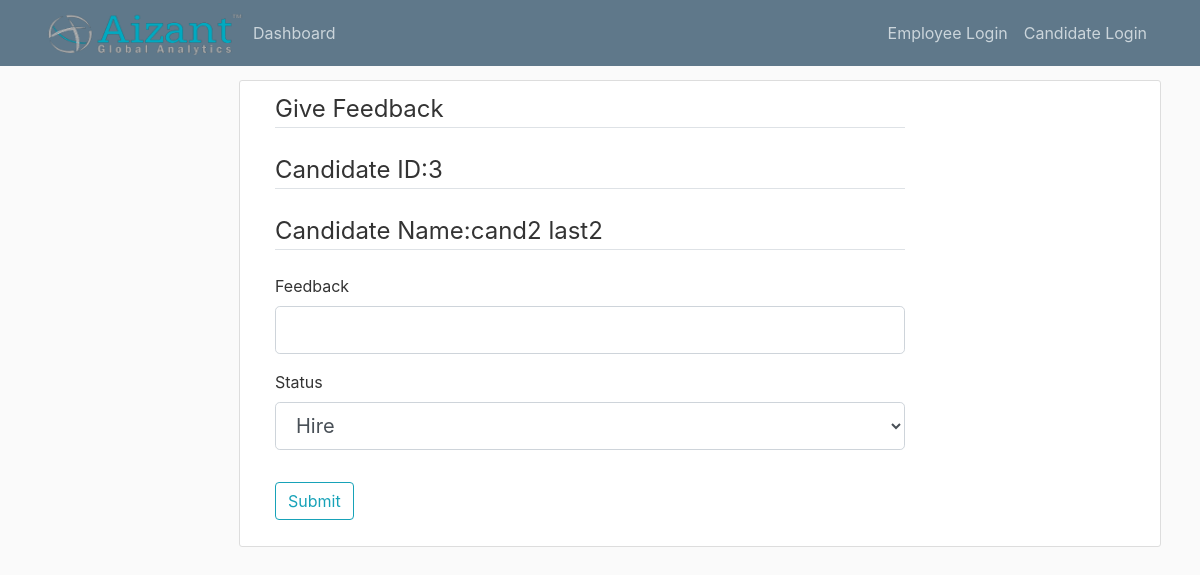
Page /manager_feedback/3 on the committed database.
### app/models.py (models this page shows, shortened)
class Candidate(db.Model):
    id = db.Column(db.Integer, primary_key=True)
    first_name = db.Column(db.String(30))
    last_name = db.Column(db.String(30))
    contact_number = db.Column(db.String(10))
    email = db.Column(db.String(200), unique=True)
    password = db.Column(db.String(260))
    pan_card = db.Column(db.String(10))
    current_location = db.Column(db.String(200))
    candidate_compensation = db.relationship('CandidateCompensation', backref='candidate', uselist=False)  # one to
    candidate_professions = db.relationship('CandidateProfession', backref='candidate')  # one to many with candidate
    candidate_educations = db.relationship('CandidateEducation', backref='candidate')  # one to many w education
    applications = db.relationship('Application', backref='candidate')

### app/routes.py (the view, shortened to what this page needs)
@app.route('/manager_feedback/<int:application_id>', methods=['GET', 'POST'])
def manager_feedback(application_id):
    form = ManagerFeedbackForm()
    cur_application = Application.query.get_or_404(application_id)
    candidate = Candidate.query.get_or_404(cur_application.candidate_id)
    if request.method == 'GET':
        return render_template('manager_feedback.html', cur_application=cur_application, candidate=candidate, form=form)

### app/forms.py
class ManagerFeedbackForm(FlaskForm):
    feedback = StringField('Feedback', validators=[DataRequired()])
    application_status = SelectField('Status', validators=[DataRequired()],
                                     choices=['Hire', 'Hold', 'Collect Documents', 'Reject'])
    submit = SubmitField('Submit')

### app/templates/manager_feedback.html (shortened to what this page needs)
{% extends 'manager_layout.html' %}
{% block content %}
    <div class="content-section">
        <form method="post" action="" class="col-md-9">
            <fieldset class="form-group">
                <legend class="border-bottom mb-4">Give Feedback </legend>
                <legend class="border-bottom mb-4">Candidate ID:{{ candidate.id }}</legend>
                <legend class="border-bottom mb-4">Candidate Name:{{ candidate.first_name }} {{ candidate.last_name }}</legend>
                <div class="form-group">
                    {{ form.feedback.label(class="form-control-label") }}
                    {{ form.feedback(class="form-control form-control-lg") }}
                </div>
                <div class="form-group">
                    {{ form.application_status.label(class="form-control-label") }}
                    {{ form.application_status(class="form-control form-control-lg") }}
                </div>
            </fieldset>
            <div class="form-group">
                {{ form.submit(class="btn btn-outline-info") }}
            </div>
        </form>
    </div>
{% endblock content %}

### app/static/main.css (style rules this page uses)
body { background: #fafafa; color: #333333; margin-top: 5rem; }
.content-section { background: #ffffff; padding: 10px 20px; border: 1px solid #dddddd; border-radius: 3px; margin-bottom: 20px; }

### rows in the picture
Candidate: id "3", first_name "cand2", last_name "last2"
